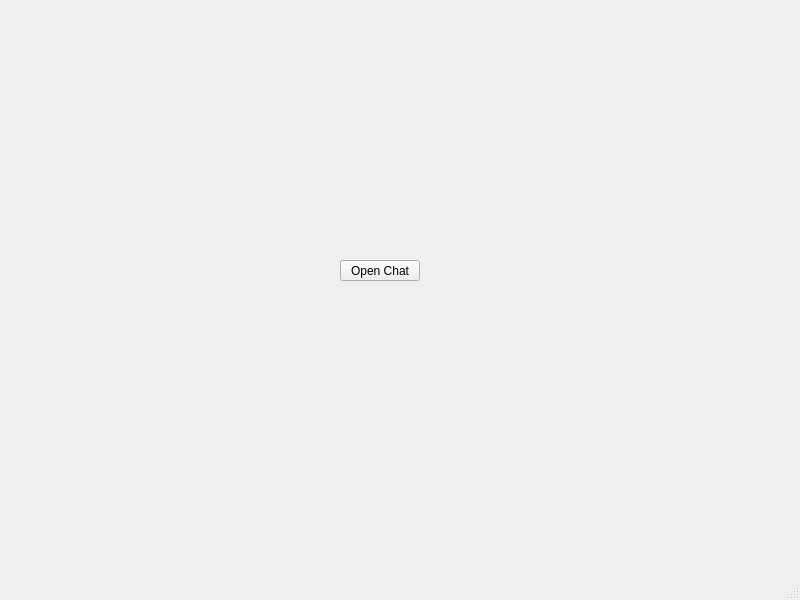
<?xml version="1.0" encoding="UTF-8"?>
<ui version="4.0">
 <class>MainWindow</class>
 <widget class="QMainWindow" name="MainWindow">
  <property name="geometry">
   <rect>
    <x>0</x>
    <y>0</y>
    <width>800</width>
    <height>600</height>
   </rect>
  </property>
  <property name="windowTitle">
   <string>MainWindow</string>
  </property>
  <widget class="QWidget" name="centralwidget">
   <widget class="QPushButton" name="btnOpenChat">
    <property name="geometry">
     <rect>
      <x>340</x>
      <y>260</y>
      <width>80</width>
      <height>21</height>
     </rect>
    </property>
    <property name="text">
     <string>Open Chat</string>
    </property>
   </widget>
  </widget>
  <widget class="QMenuBar" name="menubar">
   <property name="geometry">
    <rect>
     <x>0</x>
     <y>0</y>
     <width>800</width>
     <height>20</height>
    </rect>
   </property>
  </widget>
  <widget class="QStatusBar" name="statusbar"/>
 </widget>
 <resources/>
 <connections/>
</ui>
